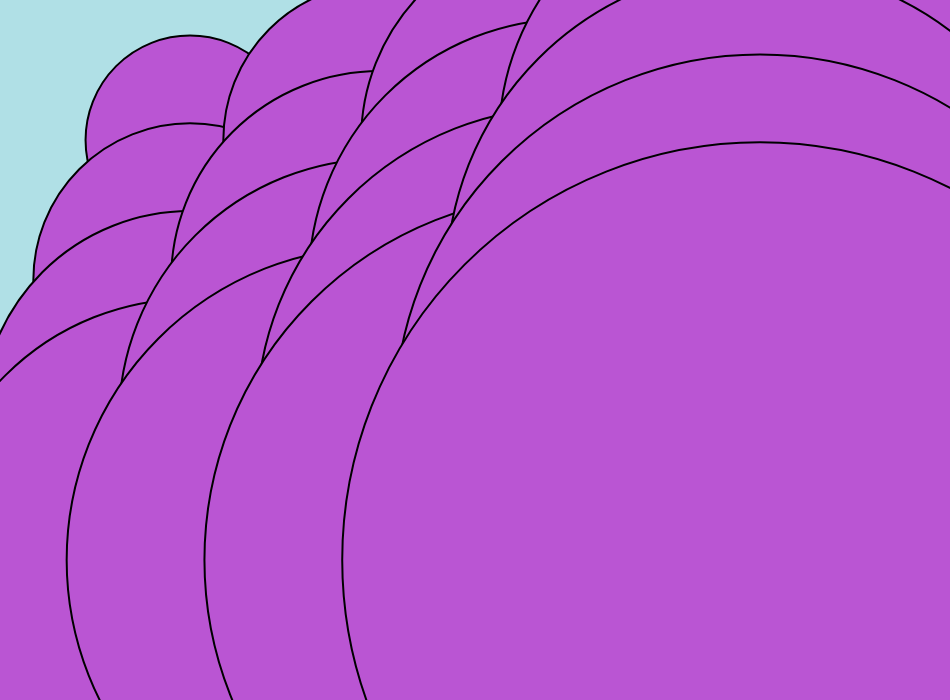
Frame 1 (no input)
Frame 60 (no input): identical to frame 1, image omitted
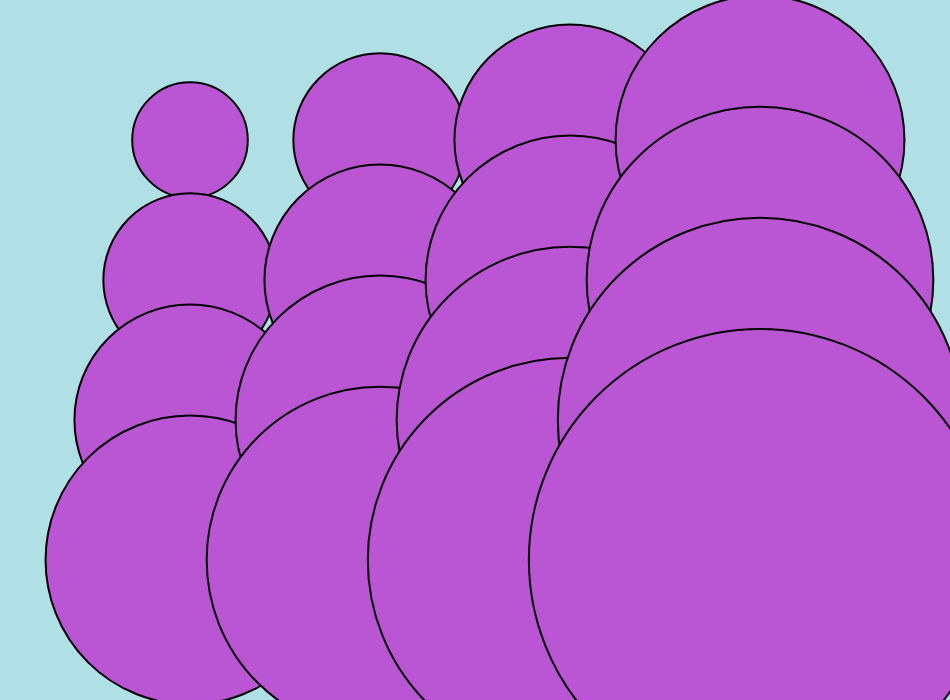
Frame 120 (the mouse pressed at the canvas centre since frame 60)

The p5.js sketch that drew these frames (run headless with seeded random() and noise() and a simulated clock; from frame 60 on, the mouse is pressed at the canvas centre):

// p5.js sketch
// ── sketch.js
var batatas;
var raio;
var valor;
var decisao;

function setup() {

  createCanvas(950, 700);
    raio = 0.00;
    decisao = true;
      background('PowderBlue');
      //stroke(30, 72, 72);
      //strokeWeight(2);


}

function draw() {

  background ('PowderBlue');   

    if (decisao == false){  
      stroke('MediumOrchid');
      fill(0);
    if (mouseX <= height/2) {
      raio = map(mouseY,10,width,0,70);}
    else {
      raio = map(mouseY,10,width,0,10);
    }}

  else{

    stroke(0);
    fill('MediumOrchid');
      if (mouseY >= height/2) {
        raio = map(mouseX,50,width,20,100);}

    else {
    raio = map(mouseX,50,width,100,20);
    }
  }

  strokeWeight(2);
  ellipse (width/2,height/2,raio,raio);
    //batatas = int(raio);
    valor =  str(raio);
      for (var i = 1 ; i <= 4 ; i++) {
      for (var j = 1 ; j <= 4 ; j++) {
  ellipse(i*width/5,j*height/5,raio*(j+i),raio*(j+i));

  }}
}

function keyTyped(){
  if (key == 'r'){
    decisao = !decisao;}
}
